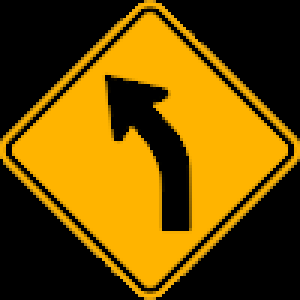
#> input picture utils/left_turn.png, 100 x 100 px, given in place of the camera (shown 3 times larger)
$ python thresh_canny.py
#> lines starting #> are read from the running program, lines starting #| are printed output that depends on the picture; after the words box and inside, x2 and y2 are one past the last pixel; in counts of white or black regions, pixels touching at a corner belong together
### utils/utils.py
# -*- coding: utf-8 -*-
import cv2
import numpy as np
from PIL import Image, ImageDraw, ImageFont


class CameraConfig():
    def __init__(self, name, camera_id, brightness, contrast, exposure, img_size=(320, 240)) -> None:
        self.name = name  # 相机名  Fixed Cam 或者 Mobile Cam
        self.camera_id = camera_id  # 该名对应的相机的设备号 (ls -l /dev/video*  约定 0定 1动)
        self.brightness = brightness  # 亮度
        self.contrast = contrast  # 对比度
        self.exposure = exposure  # 曝光度
        self.img_size = img_size  # 画幅


class PID():
    # [92 lines left out: functions __init__, cv2AddChineseText, overlayPNG, eulerAngles2rotationMat, gate, my_print, not called in this run]


### utils/thresh_canny.py
# -*- coding: utf-8 -*-
import cv2
import sys
import numpy as np

sys.path.append('/home/iflytek/visial_line')
from params import camera_fixed_config, binary_type
#> (reads utils/perspective.npy from the repository)

def nothing(x):
    pass


cap = cv2.VideoCapture(camera_fixed_config.camera_id)
cap.set(cv2.CAP_PROP_BRIGHTNESS, camera_fixed_config.brightness)  # 设置亮度
cap.set(cv2.CAP_PROP_CONTRAST, camera_fixed_config.contrast)  # 设置对比度
if camera_fixed_config.exposure:
    cap.set(cv2.CAP_PROP_AUTO_EXPOSURE, 1)  # 0~2.6手动曝光  2.6~4自动曝光
    cap.set(cv2.CAP_PROP_EXPOSURE, camera_fixed_config.exposure)
else:
    cap.set(cv2.CAP_PROP_AUTO_EXPOSURE, 3)


print("当前亮度:   ", cap.get(cv2.CAP_PROP_BRIGHTNESS))
print("当前对比度: ", cap.get(cv2.CAP_PROP_CONTRAST))
print("当前曝光度: ", cap.get(cv2.CAP_PROP_EXPOSURE))

def process_frame(frame, blur_size, low_threshold, high_threshold, kernel_size):
    # 转换为灰度图像
    gray = cv2.cvtColor(frame, cv2.COLOR_BGR2GRAY)

    # 使用高斯模糊减少噪声
    blurred = cv2.GaussianBlur(gray, (blur_size, blur_size), 0)

    # Canny 边缘检测
    edges = cv2.Canny(blurred, low_threshold, high_threshold)

    # 创建一个闭运算的核
    kernel = np.ones((kernel_size, kernel_size), np.uint8)
    closed = cv2.morphologyEx(edges, cv2.MORPH_CLOSE, kernel)

    # 在闭运算结果上应用dilate和erode操作
    dilated = cv2.dilate(closed, kernel, iterations=1)
    eroded = cv2.erode(dilated, kernel, iterations=1)

    # 创建掩码，黑色为线条，其它部分为白色
    mask = np.where(eroded == 255, 0, 255).astype(np.uint8)

    return mask


cv2.namedWindow('Processed Frame')
cv2.createTrackbar('GaussianBlur', 'Processed Frame', 3, 21, nothing)
cv2.createTrackbar('Low Threshold', 'Processed Frame', 50, 255, nothing)
cv2.createTrackbar('High Threshold', 'Processed Frame', 150, 255, nothing)
cv2.createTrackbar('Kernel Size', 'Processed Frame', 7, 21, nothing)  # 核大小在7到21之间调整

while True:

    _, img = cap.read()
#> img is the input picture: shape (100, 100, 3); mean B, G, R 0.4, 79.9, 112.9
    img = cv2.resize(img, (320, 240))
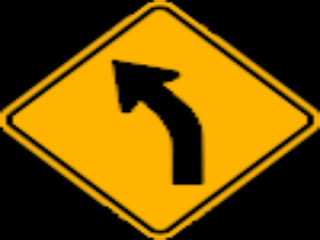
#> img: shape (240, 320, 3); mean B, G, R 0.4, 79.8, 112.9

    blur_size = cv2.getTrackbarPos('GaussianBlur','Processed Frame')
    low_threshold = cv2.getTrackbarPos('Low Threshold', 'Processed Frame')
    high_threshold = cv2.getTrackbarPos('High Threshold', 'Processed Frame')
    kernel_size = cv2.getTrackbarPos('Kernel Size', 'Processed Frame')

    # 确保kernel_size是奇数，因为形态学操作通常使用奇数大小的核
    kernel_size = max(3, kernel_size // 2 * 2 + 1)
    blur_size = max(3, blur_size // 2 * 2 + 1)

    processed_frame = process_frame(img, blur_size, low_threshold, high_threshold, kernel_size)
#> in process_frame, `gray = cv2.cvtColor(frame, cv2.COLOR_BGR2GRAY)`:
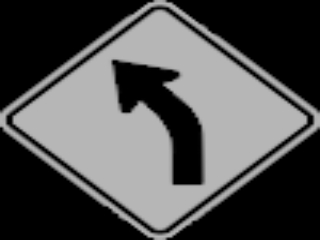
#> gray: shape (240, 320); min 0, max 182, mean 80.7
#> in process_frame, `edges = cv2.Canny(blurred, low_threshold, high_threshold)`:
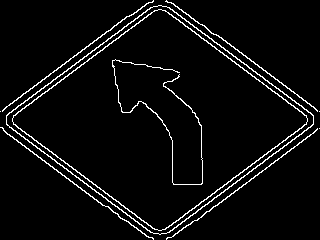
#> edges: shape (240, 320); 4.7% white in thin lines or dots
#> in process_frame, `closed = cv2.morphologyEx(edges, cv2.MORPH_CLOSE, kernel)`:
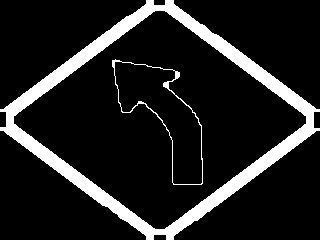
#> closed: shape (240, 320); 13% white; 2 white regions, box (x1, y1, x2, y2) and area: (0, 0, 320, 240) 9459, (112, 59, 203, 185) 525
#> in process_frame, `dilated = cv2.dilate(closed, kernel, iterations=1)`:
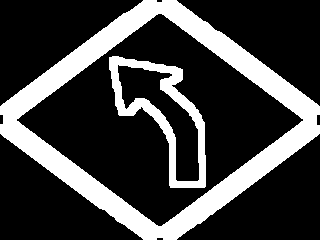
#> dilated: shape (240, 320); 24.8% white; 2 white regions, box (x1, y1, x2, y2) and area: (0, 0, 320, 240) 15729, (109, 56, 206, 188) 3339

    cv2.imshow('orig', img)
    cv2.imshow('Processed Frame', processed_frame)

    # 按下 'q' 键退出
    if cv2.waitKey(1) & 0xFF == ord('q'):
#> (key q is pressed here)
        break

cap.release()
cv2.destroyAllWindows()
